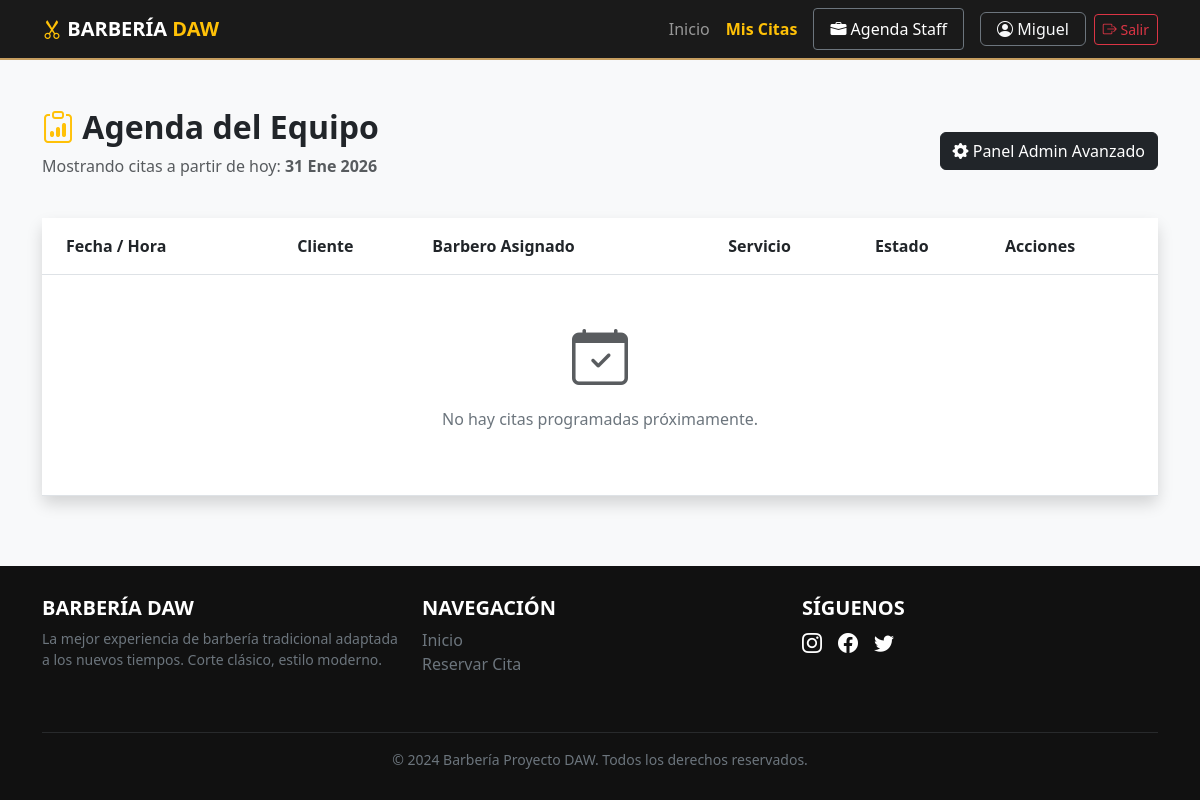
The app's page /agenda-staff/ (signed in), older data.
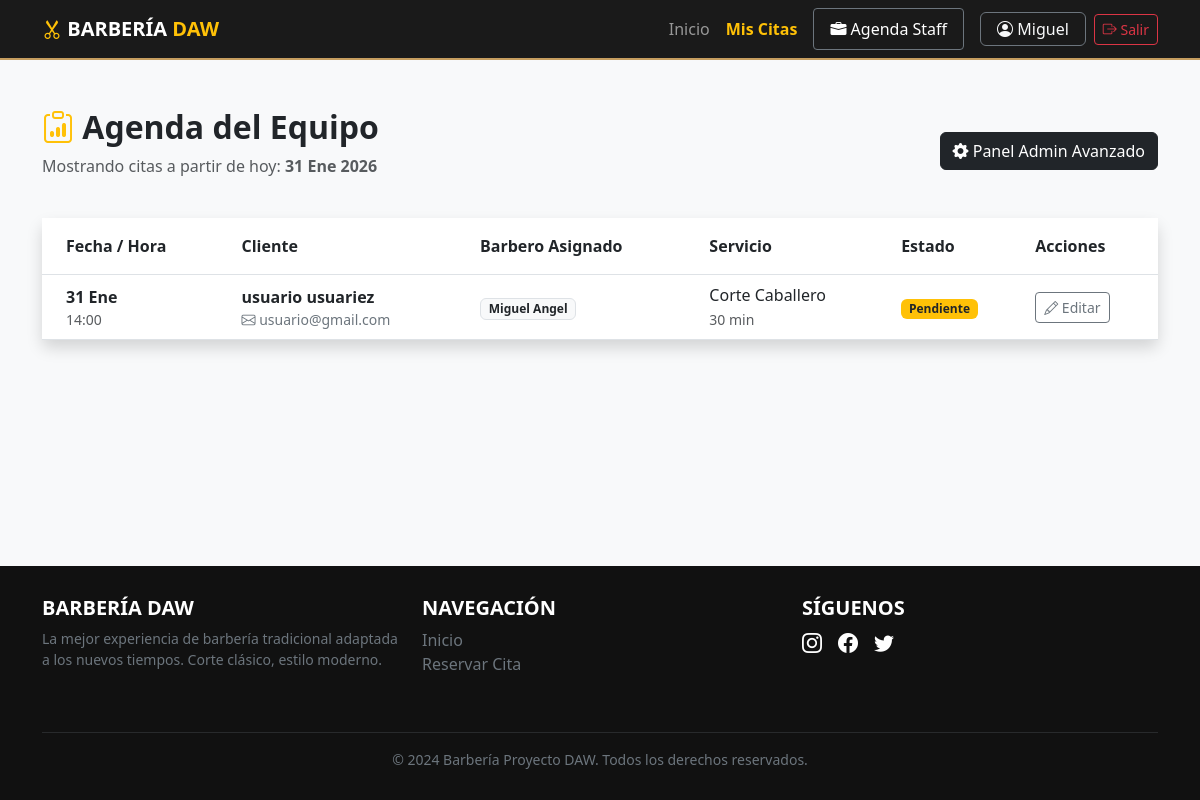
The same page, newer data.
### gestion_citas/models.py (models this page shows, shortened)
class Cita(models.Model):
    ESTADOS = [
        ('PENDIENTE', 'Pendiente'),
        ('CONFIRMADA', 'Confirmada'),
        ('CANCELADA', 'Cancelada'),
    ]
    usuario = models.ForeignKey(Usuario, on_delete=models.CASCADE, related_name='citas')
    barbero = models.ForeignKey(Barbero, on_delete=models.CASCADE)
    servicio = models.ForeignKey(Servicio, on_delete=models.CASCADE)
    fecha = models.DateField()
    hora = models.TimeField()
    estado = models.CharField(max_length=20, choices=ESTADOS, default='PENDIENTE')
    notas = models.TextField(blank=True, null=True)
    class Meta:
        ordering = ['fecha', 'hora']

class Usuario(AbstractUser):
    username = None
    email = models.EmailField('Correo Electrónico', unique=True)
    first_name = models.CharField('Nombre', max_length=150)
    last_name = models.CharField('Apellido', max_length=150)
    USERNAME_FIELD = 'email'
    REQUIRED_FIELDS = ['first_name', 'last_name']
    objects = UsuarioManager()

class Barbero(models.Model):
    nombre = models.CharField(max_length=100)
    apellido = models.CharField(max_length=100)
    foto = models.ImageField(upload_to='barberos/', blank=True, null=True)
    experiencia = models.PositiveIntegerField(help_text="Años de experiencia")
    especialidades = models.ManyToManyField(Servicio, related_name='barberos')

class Servicio(models.Model):
    nombre = models.CharField(max_length=100)
    descripcion = models.TextField(blank=True, null=True)
    precio = models.DecimalField(max_digits=6, decimal_places=2)
    duracion = models.PositiveIntegerField(help_text="Duración en minutos")

### gestion_citas/views.py (the view)
# urls.py: path('agenda-staff/', views.agenda_profesional, name='agenda_profesional'),
@login_required
def agenda_profesional(request):
    if not request.user.is_staff:
        messages.error(
            request, "No tienes permisos para acceder a la agenda profesional."
        )
        return redirect("home")
    hoy = date.today()
    citas = Cita.objects.filter(fecha__gte=hoy).order_by("fecha", "hora")
    return render(
        request,
        "gestion_citas/citas/agenda_profesional.html",
        {"citas": citas, "hoy": hoy},
    )

### gestion_citas/templates/gestion_citas/citas/agenda_profesional.html (shortened to what this page needs)
{% extends 'gestion_citas/base.html' %}
{% block content %}
<div class="container py-5">
    <div class="d-flex justify-content-between align-items-center mb-4">
        <div>
            <h2 class="fw-bold text-dark"><i class="bi bi-clipboard-data text-warning"></i> Agenda del Equipo</h2>
            <p class="text-muted">Mostrando citas a partir de hoy: <strong>{{ hoy|date:"d M Y" }}</strong></p>
        </div>
        <a href="{% url 'admin:index' %}" class="btn btn-dark" target="_blank">
            <i class="bi bi-gear-fill"></i> Panel Admin Avanzado
        </a>
    </div>
    <div class="card shadow border-0">
        <div class="card-body p-0">
            <div class="table-responsive">
                <table class="table table-hover align-middle mb-0">
                    <thead class="bg-dark text-white">
                        <tr>
                            <th class="py-3 ps-4">Fecha / Hora</th>
                            <th class="py-3">Cliente</th>
                            <th class="py-3">Barbero Asignado</th>
                            <th class="py-3">Servicio</th>
                            <th class="py-3">Estado</th>
                            <th class="py-3">Acciones</th>
                        </tr>
                    </thead>
                    <tbody>
                        {% for cita in citas %}
                        <tr>
                            <td class="ps-4">
                                <div class="fw-bold">{{ cita.fecha|date:"d M" }}</div>
                                <div class="small text-muted">{{ cita.hora|time:"H:i" }}</div>
                            </td>
                            <td>
                                <div class="fw-bold">{{ cita.usuario.first_name }} {{ cita.usuario.last_name }}</div>
                                <div class="small text-secondary"><i class="bi bi-envelope"></i> {{ cita.usuario.email }}</div>
                            </td>
                            <td>
                                <span class="badge bg-light text-dark border">
                                    {{ cita.barbero.nombre }}
                                </span>
                            </td>
                            <td>
                                {{ cita.servicio.nombre }}
                                <br>
                                <span class="small text-muted">{{ cita.servicio.duracion }} min</span>
                            </td>
                            <td>
                                {% if cita.estado == 'PENDIENTE' %}
                                    <span class="badge bg-warning text-dark">Pendiente</span>
                                {% elif cita.estado == 'CONFIRMADA' %}
                                    <span class="badge bg-success">Confirmada</span>
                                {% else %}
                                    <span class="badge bg-danger">Cancelada</span>
                                {% endif %}
                            </td>
                            <td>
                                <a href="{% url 'admin:gestion_citas_cita_change' cita.id %}" class="btn btn-sm btn-outline-secondary" target="_blank">
                                    <i class="bi bi-pencil"></i> Editar
                                </a>
                            </td>
                        </tr>
                        {% empty %}
                        <tr>
                            <td colspan="6" class="text-center py-5">
                                <i class="bi bi-calendar-check display-4 text-muted"></i>
                                <p class="mt-3 text-secondary">No hay citas programadas próximamente.</p>
                            </td>
                        </tr>
                        {% endfor %}
                    </tbody>
                </table>
            </div>
        </div>
    </div>
</div>
{% endblock %}

Row changes from the older to the newer data that the page shows:
added Cita: fecha "31 Ene", hora "14:00", usuario.first_name "usuario", usuario.last_name "usuariez", usuario.email "usuario@gmail.com", barbero.nombre "Miguel Angel", servicio.nombre "Corte Caballero", servicio.duracion "30", estado "Pendiente"
Text that changed along with them:
text no longer shown: "No hay citas programadas próximamente."
